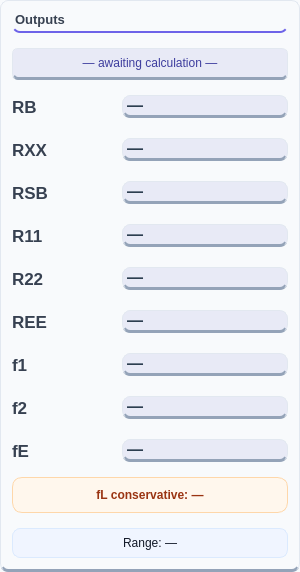
        <widget class="QFrame" name="frameOutputs">
         <property name="sizePolicy">
          <sizepolicy hsizetype="Preferred" vsizetype="Preferred">
           <horstretch>0</horstretch>
           <verstretch>0</verstretch>
          </sizepolicy>
         </property>
         <property name="minimumSize">
          <size>
           <width>300</width>
           <height>0</height>
          </size>
         </property>
         <property name="maximumSize">
          <size>
           <width>16777215</width>
           <height>16777215</height>
          </size>
         </property>
         <property name="styleSheet">
          <string notr="true">background-color: #f8fafc;
color: #334155;
border-radius: 8px;
border: 1px solid #e2e8f0;
border-bottom: 3px solid #94a3b8;
font-family: 'Inter', sans-serif;</string>
         </property>
         <property name="frameShape">
          <enum>QFrame::Shape::StyledPanel</enum>
         </property>
         <layout class="QVBoxLayout" name="verticalLayout_2">
          <property name="spacing">
           <number>15</number>
          </property>
          <item>
           <widget class="QLabel" name="labelOutput">
            <property name="sizePolicy">
             <sizepolicy hsizetype="Preferred" vsizetype="Fixed">
              <horstretch>0</horstretch>
              <verstretch>0</verstretch>
             </sizepolicy>
            </property>
            <property name="styleSheet">
             <string notr="true">QLabel {
    color: #374151;
    font-size: 13px;
    font-weight: 600;
	background-color: transparent;
    padding-bottom: 4px;
    border: none;
    border-bottom: 2px solid #6D63E8;
	
	
	font: 13pt &quot;Rockwell&quot;;
}</string>
            </property>
            <property name="text">
             <string>Outputs</string>
            </property>
           </widget>
          </item>
          <item>
           <widget class="QLabel" name="labelMode">
            <property name="minimumSize">
             <size>
              <width>0</width>
              <height>32</height>
             </size>
            </property>
            <property name="maximumSize">
             <size>
              <width>16777215</width>
              <height>32</height>
             </size>
            </property>
            <property name="styleSheet">
             <string notr="true">QLabel {
    background-color: #e8eaf6;
    color: #3d3d9e;
    border-radius: 6px;
    font: 700 11pt &quot;Rockwell&quot;;
    padding: 4px 14px; 
    qproperty-alignment: AlignCenter;
}</string>
            </property>
            <property name="text">
             <string>— awaiting calculation —</string>
            </property>
            <property name="alignment">
             <set>Qt::AlignmentFlag::AlignCenter</set>
            </property>
           </widget>
          </item>
          <item>
           <layout class="QGridLayout" name="gridOutputs">
            <property name="horizontalSpacing">
             <number>10</number>
            </property>
            <property name="verticalSpacing">
             <number>20</number>
            </property>
            <item row="0" column="0">
             <widget class="QLabel" name="labelRBOutTitle">
              <property name="minimumSize">
               <size>
                <width>0</width>
                <height>0</height>
               </size>
              </property>
              <property name="maximumSize">
               <size>
                <width>100</width>
                <height>16777215</height>
               </size>
              </property>
              <property name="styleSheet">
               <string notr="true">QLabel {
    color: #374151;
    font-family: &quot;Rockwell&quot;;
    font-size: 13pt;
    font-weight: bold;
    background: transparent;
    border: none;
}</string>
              </property>
              <property name="text">
               <string>RB</string>
              </property>
             </widget>
            </item>
            <item row="0" column="1">
             <widget class="QLabel" name="labelRBOut">
              <property name="styleSheet">
               <string notr="true">font-size: 16px; font-weight: bold; color: #2c3e50; background: #e8eaf6;

</string>
              </property>
              <property name="text">
               <string>—</string>
              </property>
              <property name="result" stdset="0">
               <bool>true</bool>
              </property>
             </widget>
            </item>
            <item row="1" column="0">
             <widget class="QLabel" name="labelRXXTitle">
              <property name="minimumSize">
               <size>
                <width>0</width>
                <height>0</height>
               </size>
              </property>
              <property name="maximumSize">
               <size>
                <width>100</width>
                <height>16777215</height>
               </size>
              </property>
              <property name="styleSheet">
               <string notr="true">QLabel {
    color: #374151;
    font-family: &quot;Rockwell&quot;;
    font-size: 13pt;
    font-weight: bold;
    background: transparent;
    border: none;
}</string>
              </property>
              <property name="text">
               <string>RXX</string>
              </property>
             </widget>
            </item>
            <item row="1" column="1">
             <widget class="QLabel" name="labelRXX">
              <property name="styleSheet">
               <string notr="true">font-size: 16px; font-weight: bold; color: #2c3e50; background: #e8eaf6;

</string>
              </property>
              <property name="text">
               <string>—</string>
              </property>
              <property name="result" stdset="0">
               <bool>true</bool>
              </property>
             </widget>
            </item>
            <item row="2" column="0">
             <widget class="QLabel" name="labelRSBTitle">
              <property name="minimumSize">
               <size>
                <width>0</width>
                <height>0</height>
               </size>
              </property>
              <property name="maximumSize">
               <size>
                <width>100</width>
                <height>16777215</height>
               </size>
              </property>
              <property name="styleSheet">
               <string notr="true">QLabel {
    color: #374151;
    font-family: &quot;Rockwell&quot;;
    font-size: 13pt;
    font-weight: bold;
    background: transparent;
    border: none;
}</string>
              </property>
              <property name="text">
               <string>RSB</string>
              </property>
             </widget>
            </item>
            <item row="2" column="1">
             <widget class="QLabel" name="labelRSB">
              <property name="styleSheet">
               <string notr="true">font-size: 16px; font-weight: bold; color: #2c3e50; background: #e8eaf6;

</string>
              </property>
              <property name="text">
               <string>—</string>
              </property>
              <property name="result" stdset="0">
               <bool>true</bool>
              </property>
             </widget>
            </item>
            <item row="3" column="0">
             <widget class="QLabel" name="labelR11Title">
              <property name="minimumSize">
               <size>
                <width>0</width>
                <height>0</height>
               </size>
              </property>
              <property name="maximumSize">
               <size>
                <width>100</width>
                <height>16777215</height>
               </size>
              </property>
              <property name="styleSheet">
               <string notr="true">QLabel {
    color: #374151;
    font-family: &quot;Rockwell&quot;;
    font-size: 13pt;
    font-weight: bold;
    background: transparent;
    border: none;
}</string>
              </property>
              <property name="text">
               <string>R11</string>
              </property>
             </widget>
            </item>
            <item row="3" column="1">
             <widget class="QLabel" name="labelR11">
              <property name="styleSheet">
               <string notr="true">font-size: 16px; font-weight: bold; color: #2c3e50; background: #e8eaf6;

</string>
              </property>
              <property name="text">
               <string>—</string>
              </property>
              <property name="result" stdset="0">
               <bool>true</bool>
              </property>
             </widget>
            </item>
            <item row="4" column="0">
             <widget class="QLabel" name="labelR22Title">
              <property name="minimumSize">
               <size>
                <width>0</width>
                <height>0</height>
               </size>
              </property>
              <property name="maximumSize">
               <size>
                <width>100</width>
                <height>16777215</height>
               </size>
              </property>
              <property name="styleSheet">
               <string notr="true">QLabel {
    color: #374151;
    font-family: &quot;Rockwell&quot;;
    font-size: 13pt;
    font-weight: bold;
    background: transparent;
    border: none;
}</string>
              </property>
              <property name="text">
               <string>R22</string>
              </property>
             </widget>
            </item>
            <item row="4" column="1">
             <widget class="QLabel" name="labelR22">
              <property name="styleSheet">
               <string notr="true">font-size: 16px; font-weight: bold; color: #2c3e50; background: #e8eaf6;

</string>
              </property>
              <property name="text">
               <string>—</string>
              </property>
              <property name="result" stdset="0">
               <bool>true</bool>
              </property>
             </widget>
            </item>
            <item row="5" column="0">
             <widget class="QLabel" name="labelREETitle">
              <property name="minimumSize">
               <size>
                <width>0</width>
                <height>0</height>
               </size>
              </property>
              <property name="maximumSize">
               <size>
                <width>100</width>
                <height>16777215</height>
               </size>
              </property>
              <property name="styleSheet">
               <string notr="true">QLabel {
    color: #374151;
    font-family: &quot;Rockwell&quot;;
    font-size: 13pt;
    font-weight: bold;
    background: transparent;
    border: none;
}</string>
              </property>
              <property name="text">
               <string>REE</string>
              </property>
             </widget>
            </item>
            <item row="5" column="1">
             <widget class="QLabel" name="labelREE">
              <property name="styleSheet">
               <string notr="true">font-size: 16px; font-weight: bold; color: #2c3e50; background: #e8eaf6;

</string>
              </property>
              <property name="text">
               <string>—</string>
              </property>
              <property name="result" stdset="0">
               <bool>true</bool>
              </property>
             </widget>
            </item>
            <item row="6" column="0">
             <widget class="QLabel" name="labelF1Title">
              <property name="minimumSize">
               <size>
                <width>0</width>
                <height>0</height>
               </size>
              </property>
              <property name="maximumSize">
               <size>
                <width>100</width>
                <height>16777215</height>
               </size>
              </property>
              <property name="styleSheet">
               <string notr="true">QLabel {
    color: #374151;
    font-family: &quot;Rockwell&quot;;
    font-size: 13pt;
    font-weight: bold;
    background: transparent;
    border: none;
}</string>
              </property>
              <property name="text">
               <string>f1</string>
              </property>
             </widget>
            </item>
            <item row="6" column="1">
             <widget class="QLabel" name="labelF1">
              <property name="styleSheet">
               <string notr="true">font-size: 16px; font-weight: bold; color: #2c3e50; background: #e8eaf6;

</string>
              </property>
              <property name="text">
               <string>—</string>
              </property>
              <property name="result" stdset="0">
               <bool>true</bool>
              </property>
             </widget>
            </item>
            <item row="7" column="0">
             <widget class="QLabel" name="labelF2Title">
              <property name="minimumSize">
               <size>
                <width>0</width>
                <height>0</height>
               </size>
              </property>
              <property name="maximumSize">
               <size>
                <width>100</width>
                <height>16777215</height>
               </size>
              </property>
              <property name="styleSheet">
               <string notr="true">QLabel {
    color: #374151;
    font-family: &quot;Rockwell&quot;;
    font-size: 13pt;
    font-weight: bold;
    background: transparent;
    border: none;
}</string>
              </property>
              <property name="text">
               <string>f2</string>
              </property>
             </widget>
            </item>
            <item row="7" column="1">
             <widget class="QLabel" name="labelF2">
              <property name="styleSheet">
               <string notr="true">font-size: 16px; font-weight: bold; color: #2c3e50; background: #e8eaf6;

</string>
              </property>
              <property name="text">
               <string>—</string>
              </property>
              <property name="result" stdset="0">
               <bool>true</bool>
              </property>
             </widget>
            </item>
            <item row="8" column="0">
             <widget class="QLabel" name="labelFETitle">
              <property name="minimumSize">
               <size>
                <width>0</width>
                <height>0</height>
               </size>
              </property>
              <property name="maximumSize">
               <size>
                <width>100</width>
                <height>16777215</height>
               </size>
              </property>
              <property name="styleSheet">
               <string notr="true">QLabel {
    color: #374151;
    font-family: &quot;Rockwell&quot;;
    font-size: 13pt;
    font-weight: bold;
    background: transparent;
    border: none;
}</string>
              </property>
              <property name="text">
               <string>fE</string>
              </property>
             </widget>
            </item>
            <item row="8" column="1">
             <widget class="QLabel" name="labelFE">
              <property name="styleSheet">
               <string notr="true">font-size: 16px; font-weight: bold; color: #2c3e50; background: #e8eaf6;

</string>
              </property>
              <property name="text">
               <string>—</string>
              </property>
              <property name="result" stdset="0">
               <bool>true</bool>
              </property>
             </widget>
            </item>
           </layout>
          </item>
          <item>
           <widget class="QLabel" name="labelFLConservative">
            <property name="styleSheet">
             <string notr="true">QLabel {
    background-color: #fff7ed;
    border: 1px solid #fed7aa;
    border-radius: 10px;
    padding: 10px;
    color: #9a3412;
    font-size: 12px;
    font-weight: 700;
}</string>
            </property>
            <property name="text">
             <string>fL conservative: —</string>
            </property>
            <property name="alignment">
             <set>Qt::AlignmentFlag::AlignCenter</set>
            </property>
           </widget>
          </item>
          <item>
           <widget class="QLabel" name="labelFLRange">
            <property name="styleSheet">
             <string notr="true">QLabel {
    background-color: #f0f5ff;
    border: 1px solid #dbeafe;
    border-radius: 8px;
    padding: 7px 5px;
    color: #111827;
    font-size: 12px;
}</string>
            </property>
            <property name="text">
             <string>Range: —</string>
            </property>
            <property name="alignment">
             <set>Qt::AlignmentFlag::AlignCenter</set>
            </property>
            <property name="result" stdset="0">
             <bool>true</bool>
            </property>
           </widget>
          </item>
         </layout>
        </widget>
